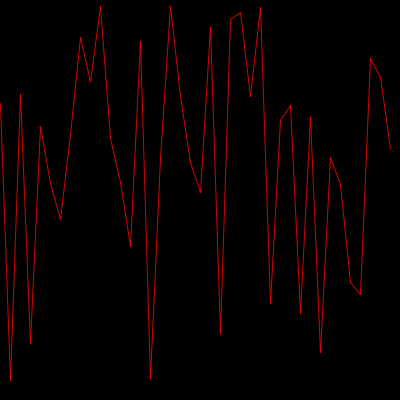
Frame 1 (no input)
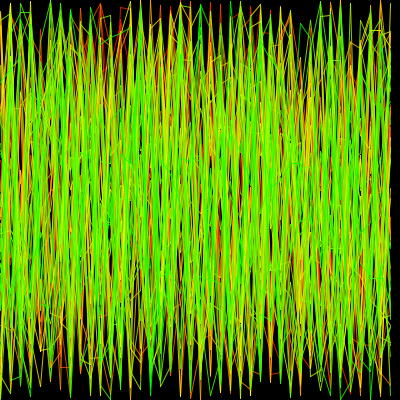
Frame 60 (the mouse pressed at the canvas centre just before this capture)
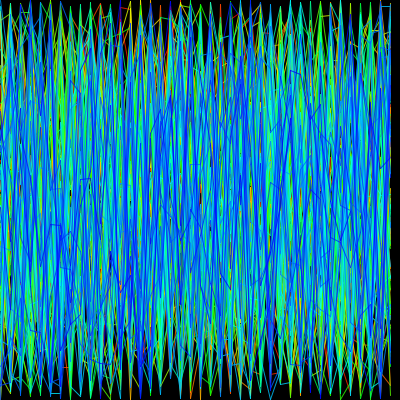
Frame 120 (the mouse held since frame 60 and released just before this capture)

The Processing sketch that drew these frames (run headless with seeded random() and noise(); from frame 60 on, the mouse is pressed at the canvas centre):

// Processing sketch: random
// ── random.pde
float y;
float lastX = -999;
float lastY;
int step = 10;
float seed = random(10);

void setup(){
  size(400, 400);
  background(0);
  colorMode(HSB, 360, 256, 256, 100);

  // noLoop();
}

void draw(){
  stroke(frameCount*2%360, 256, 256, 80);
  for(int x=0; x<width; x+=step){
    y = random(0, 400);
    if (lastX > -999){
      line(x, y, lastX, lastY);
    }
    lastX = x;
    lastY = y;
    seed += 0.1;
  }
  lastX = -999;
}
